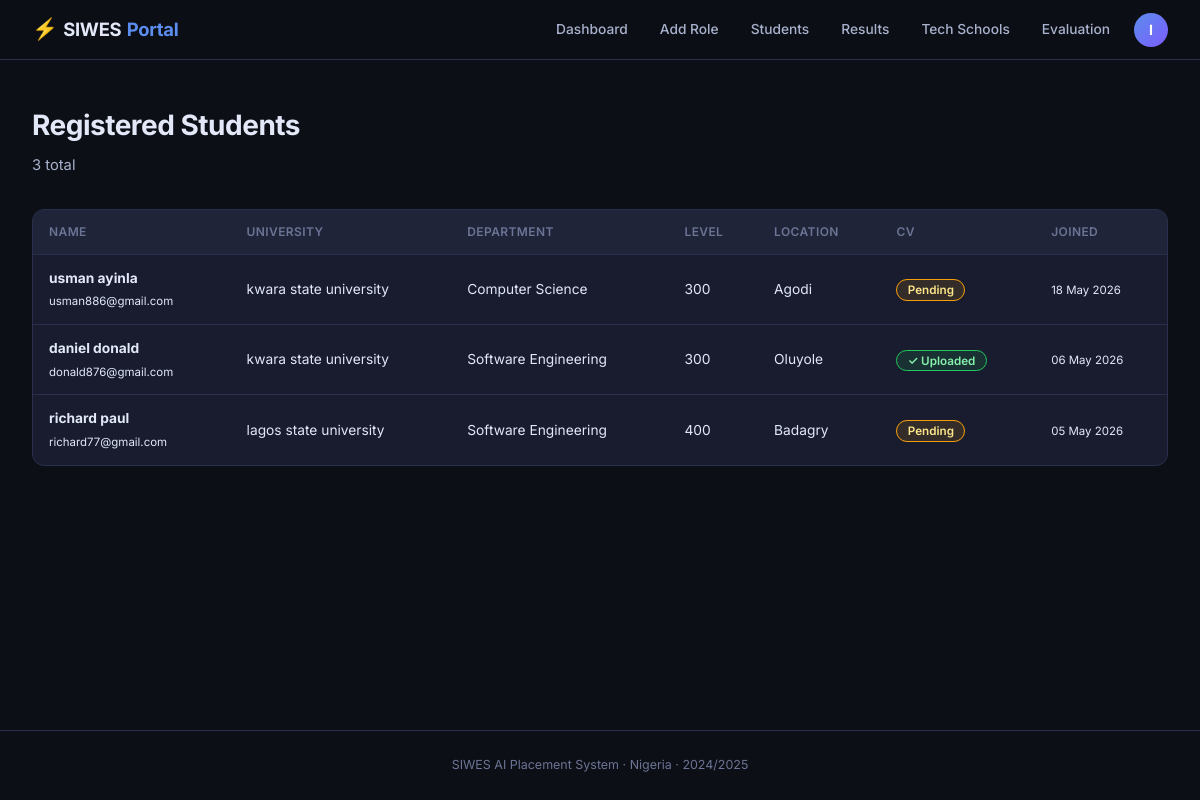
Page /admin/students (signed in) on the committed database.
### models.py (models this page shows, shortened)
class User(UserMixin, Base):
    __tablename__ = "users"
    id            = Column(Integer, primary_key=True)
    email         = Column(String(120), unique=True, nullable=False)
    password_hash = Column(String(256), nullable=False)
    role          = Column(String(20), nullable=False)
    is_active     = Column(Boolean, default=True)
    created_at    = Column(DateTime, default=datetime.utcnow)
    student = relationship("Student", back_populates="user", uselist=False)
    company = relationship("Company",  back_populates="user",  uselist=False)
    school  = relationship("TechSchool", back_populates="user", uselist=False)

class Student(Base):
    __tablename__ = "students"
    id          = Column(Integer, primary_key=True)
    user_id     = Column(Integer, ForeignKey("users.id"), unique=True, nullable=False)
    name        = Column(String(100), nullable=False)
    email       = Column(String(120), unique=True, nullable=False)
    phone       = Column(String(20))
    university  = Column(String(150), nullable=False)
    department  = Column(String(100), nullable=False)
    level       = Column(Integer, nullable=False)
    state       = Column(String(50), nullable=False)
    location    = Column(String(100), nullable=False)
    matric_no   = Column(String(30), unique=True)
    bio         = Column(Text)
    linkedin    = Column(String(200))
    github      = Column(String(200))
    track       = Column(String(20), default="placement")
    created_at  = Column(DateTime, default=datetime.utcnow)
    user          = relationship("User", back_populates="student")
    cv            = relationship("CV", back_populates="student", uselist=False)
    placements    = relationship("Placement", back_populates="student")
    test_attempts = relationship("TestAttempt", back_populates="student")
    school_enrollments = relationship("SchoolEnrollment", back_populates="student")

### blueprints/admin.py (the view)
@admin_bp.route("/students")
@login_required
def all_students():
    redir = _require_admin()
    if redir: return redir
    db = SessionLocal()
    try:
        students = db.query(Student).order_by(Student.created_at.desc()).all()
        return render_template("admin/students.html", students=students)
    finally:
        db.close()

### blueprints/admin.py (called while the page is built)
def _require_admin():
    if current_user.role != "admin":
        return redirect(url_for("student.dashboard"))
    return None

### templates/admin/students.html (shortened to what this page needs)
{% extends "base.html" %}
{% block content %}
<div class="page-header"><h1>Registered Students</h1><p>{{ students|length }} total</p></div>
<div class="table-card">
  <table class="data-table">
    <thead><tr><th>Name</th><th>University</th><th>Department</th><th>Level</th><th>Location</th><th>CV</th><th>Joined</th></tr></thead>
    <tbody>
    {% for s in students %}
    <tr>
      <td><strong>{{ s.name }}</strong><br/><small>{{ s.email }}</small></td>
      <td>{{ s.university }}</td>
      <td>{{ s.department }}</td>
      <td>{{ s.level }}</td>
      <td>{{ s.location }}</td>
      <td>{% if s.cv %}<span class="badge-ok">✓ Uploaded</span>{% else %}<span class="badge-warn">Pending</span>{% endif %}</td>
      <td><small>{{ s.created_at.strftime('%d %b %Y') }}</small></td>
    </tr>
    {% endfor %}
    </tbody>
  </table>
</div>
{% endblock %}

### templates/base.html (shortened to what this page needs)
<!DOCTYPE html>
<html lang="en" x-data="{ mobileOpen: false }">
<head>
  <link rel="stylesheet" href="{{ url_for('static', filename='css/style.css') }}"/>
</head>
<body>
<nav class="navbar">
  <a class="brand" href="/">
    <span class="brand-icon">⚡</span>SIWES<span class="brand-accent">Portal</span>
  </a>
  <div class="nav-links desktop-nav">
    {% if current_user.is_authenticated %}
      {% if current_user.role == "student" %}
        <a href="{{ url_for('student.dashboard') }}" class="nav-link">Dashboard</a>
        <a href="{{ url_for('student.upload_cv') }}"  class="nav-link">My CV</a>
        <a href="{{ url_for('student.profile') }}"    class="nav-link">Profile</a>
        <a href="{{ url_for('student.result') }}"     class="nav-link">My Result</a>
        <a href="{{ url_for('schools.listing') }}"    class="nav-link">Tech Schools</a>
        <a href="{{ url_for('placement.evaluation') }}" class="nav-link">Metrics</a>
      {% else %}
        <a href="{{ url_for('admin.dashboard') }}"    class="nav-link">Dashboard</a>
        <a href="{{ url_for('admin.add_jd') }}"       class="nav-link">Add Role</a>
        <a href="{{ url_for('admin.all_students') }}" class="nav-link">Students</a>
        <a href="{{ url_for('placement.results') }}"  class="nav-link">Results</a>
        <a href="{{ url_for('schools.listing') }}"    class="nav-link">Tech Schools</a>
        <a href="{{ url_for('placement.evaluation') }}" class="nav-link">Evaluation</a>
      {% endif %}
      <div class="nav-user" x-data="{ open: false }" @click.outside="open = false">
        <button class="nav-avatar" @click="open = !open" aria-label="Account menu">
          {{ current_user.email[0].upper() }}
        </button>
      </div>
    {% else %}
      <a href="{{ url_for('auth.login') }}" class="nav-link">Log in</a>
      <a href="{{ url_for('auth.register_student') }}" class="btn-nav">Join as Student</a>
    {% endif %}
  </div>
</nav>
<div class="flash-container" x-data>
</div>
<main class="main">
  {% block content %}{% endblock %}
</main>
<footer class="footer">
  <p>SIWES AI Placement System · Nigeria · 2024/2025</p>
</footer>
</body>
</html>

### static/css/style.css (style rules this page uses)
:root { --bg:#0d0f17;--bg2:#11141f;--surface:#181c2e;--surface2:#1f2438;--surface3:#252a42; --border:#2a2f4e;--border2:#353a5c;--accent:#5b8dee;--accent-dim:rgba(91,141,238,.12); --accent2:#7c5cfc;--green:#22c55e;--green-dim:rgba(34,197,94,.12);--red:#ef4444; --red-dim:rgba(239,68,68,.12);--amber:#f59e0b;--amber-dim:rgba(245,158,11,.12); --text:#e2e8f8;--text2:#a8b2cc;--muted:#6b7494;--radius:12px;--radius-sm:8px; --radius-lg:16px;--shadow:0 8px 32px rgba(0,0,0,.45);--nav-h:60px;--font:'Inter',sans-serif; }
*,*::before,*::after { box-sizing:border-box;margin:0;padding:0 }
html { scroll-behavior:smooth }
body { font-family:var(--font);background:var(--bg);color:var(--text);min-height:100vh; display:flex;flex-direction:column;font-size:14px;line-height:1.65;-webkit-font-smoothing:antialiased }
a { color:inherit;text-decoration:none }
button { font-family:var(--font);cursor:pointer }
.navbar { position:sticky;top:0;z-index:200;height:var(--nav-h);display:flex; align-items:center;justify-content:space-between;padding:0 2rem; background:rgba(13,15,23,.9);backdrop-filter:blur(16px);border-bottom:1px solid var(--border) }
.brand { font-size:1.15rem;font-weight:700;display:flex;align-items:center;gap:.35rem;letter-spacing:-.3px }
.brand-icon { font-size:1.3rem }
.brand-accent { color:var(--accent) }
.desktop-nav { display:flex;align-items:center;gap:1rem }
.nav-link { color:var(--text2);font-size:.86rem;font-weight:500;padding:.35rem .5rem; border-radius:6px;transition:color .18s,background .18s }
.nav-avatar { width:34px;height:34px;border-radius:50%; background:linear-gradient(135deg,var(--accent),var(--accent2)); border:none;color:#fff;font-weight:700;font-size:.88rem;cursor:pointer;transition:opacity .2s }
.nav-user { position:relative }
.flash-container { padding:.6rem 2rem 0;display:flex;flex-direction:column;gap:.4rem }
.main { flex:1;padding:2rem;max-width:1280px;margin:0 auto;width:100% }
.footer { text-align:center;padding:1.5rem;color:var(--muted);font-size:.78rem; border-top:1px solid var(--border);margin-top:auto }
.page-header { margin-bottom:2rem }
.page-header h1 { font-size:1.75rem;font-weight:700;letter-spacing:-.5px }
.page-header p { color:var(--text2);margin-top:.3rem;font-size:.92rem }
.table-card { background:var(--surface);border:1px solid var(--border);border-radius:var(--radius);overflow:hidden }
.data-table { width:100%;border-collapse:collapse;font-size:.86rem }
.data-table th { background:var(--surface2);padding:.75rem 1rem;text-align:left;color:var(--muted); font-weight:600;border-bottom:1px solid var(--border);font-size:.75rem; text-transform:uppercase;letter-spacing:.4px;white-space:nowrap }
.data-table td { padding:.75rem 1rem;border-bottom:1px solid var(--border);vertical-align:middle }
.data-table tr:last-child td { border-bottom:none }
.data-table tbody tr { transition:background .15s }
.badge-ok { background:var(--green-dim);color:#86efac;border:1px solid var(--green); border-radius:20px;padding:.18rem .65rem;font-size:.73rem;font-weight:600 }
.badge-warn { background:var(--amber-dim);color:#fde68a;border:1px solid var(--amber); border-radius:20px;padding:.18rem .65rem;font-size:.73rem;font-weight:600 }

### rows in the picture
User: email "I"
Student: name "usman ayinla", email "usman886@gmail.com", university "kwara state university", department "Computer Science", level "300", location "Agodi", shows "Pending", created_at "18 May 2026"
Student: name "daniel donald", email "donald876@gmail.com", university "kwara state university", department "Software Engineering", level "300", location "Oluyole", shows "✓ Uploaded", created_at "06 May 2026"
Student: name "richard paul", email "richard77@gmail.com", university "lagos state university", department "Software Engineering", level "400", location "Badagry", shows "Pending", created_at "05 May 2026"

### other values in the picture
{{ students|length }} "3"
